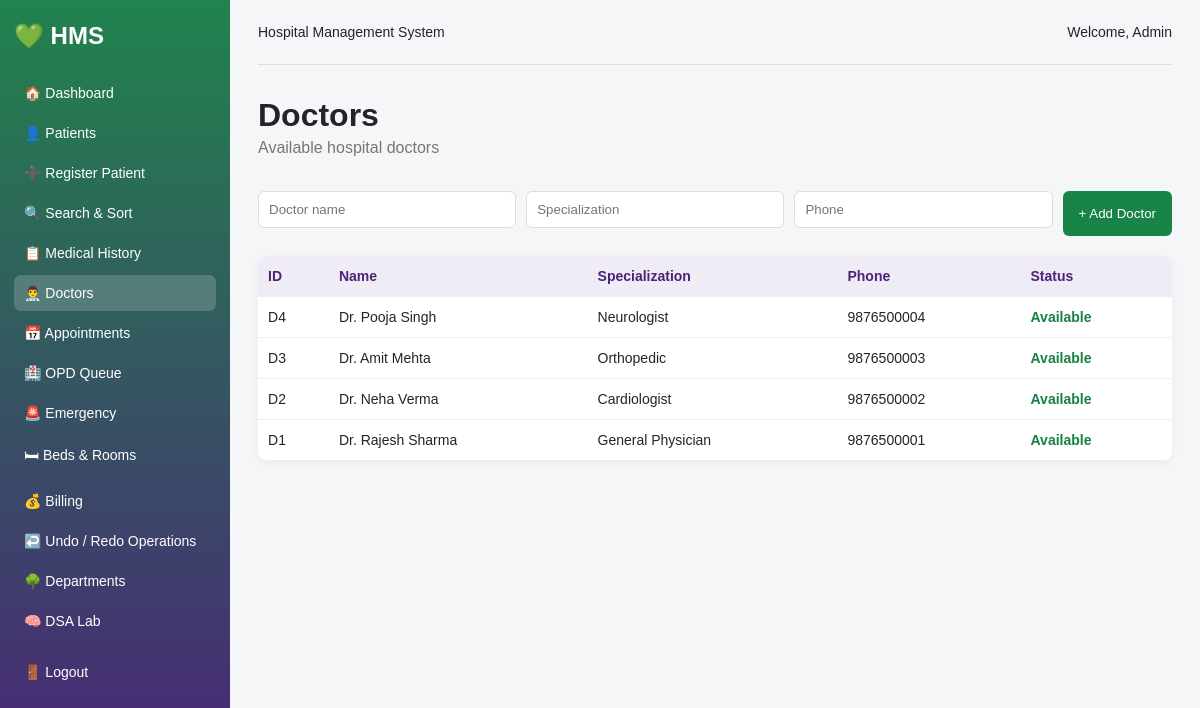
/doctors.php (signed in), run on the app's committed database.
### tables this page shows
CREATE TABLE doctors (
    id INT AUTO_INCREMENT PRIMARY KEY,
    name VARCHAR(100) NOT NULL,
    specialization VARCHAR(100),
    phone VARCHAR(20)
);

### doctors.php (the view, shortened to what this page needs)
<?php
require "config.php";
require "header.php";
$result = $conn->query("SELECT * FROM doctors ORDER BY id DESC");
?>
<div class="page-title"><div><h1>Doctors</h1><p class="subtitle">Available hospital doctors</p></div></div>
<form method="post" class="inline-form">
    <input name="name" placeholder="Doctor name" required>
    <input name="specialization" placeholder="Specialization" required>
    <input name="phone" placeholder="Phone" required>
    <button name="add_doctor">+ Add Doctor</button>
</form>
<table>
<tr><th>ID</th><th>Name</th><th>Specialization</th><th>Phone</th><th>Status</th></tr>
<?php while ($row = $result->fetch_assoc()) { ?>
<tr><td>D<?php echo $row["id"]; ?></td><td><?php echo htmlspecialchars($row["name"]); ?></td><td><?php echo htmlspecialchars($row["specialization"]); ?></td><td><?php echo htmlspecialchars($row["phone"]); ?></td><td><span class="status">Available</span></td></tr>
<?php } ?>
</table>
<?php require "footer.php"; ?>

### style.css (style rules this page uses)
* { box-sizing: border-box; font-family: Arial, sans-serif; }
body { margin: 0; background: #f5f6f8; color: #25222d; }
h1 { margin: 10px 0 5px; }
.subtitle { color: #777; margin-top: 0; }
.quick-actions a, .button, button { background: #188447; color: white; text-decoration: none; border: none; border-radius: 6px; padding: 11px 16px; cursor: pointer; display: inline-block; }
.page-title { display: flex; justify-content: space-between; align-items: center; margin-bottom: 18px; }
table { width: 100%; border-collapse: collapse; background: white; border-radius: 10px; overflow: hidden; box-shadow: 0 2px 8px rgba(0,0,0,0.05); }
th, td { padding: 12px 10px; text-align: left; border-bottom: 1px solid #eee; font-size: 14px; }
th { background: #f0ecf5; color: #4b2378; }
.status { color: #168143; font-weight: bold; }
input, select, textarea { width: 100%; padding: 10px; border: 1px solid #ddd; border-radius: 6px; margin-bottom: 8px; }
.inline-form, .search-bar { display: flex; gap: 10px; margin: 15px 0 20px; flex-wrap: wrap; }
.inline-form input, .inline-form select, .search-bar input, .search-bar select { flex: 1; min-width: 140px; }

### data on the page
doctors: id "4", name "Dr. Pooja Singh", specialization "Neurologist", phone "9876500004"
doctors: id "3", name "Dr. Amit Mehta", specialization "Orthopedic", phone "9876500003"
doctors: id "2", name "Dr. Neha Verma", specialization "Cardiologist", phone "9876500002"
doctors: id "1", name "Dr. Rajesh Sharma", specialization "General Physician", phone "9876500001"

### other printed values
$_SESSION["user"] "Admin"
